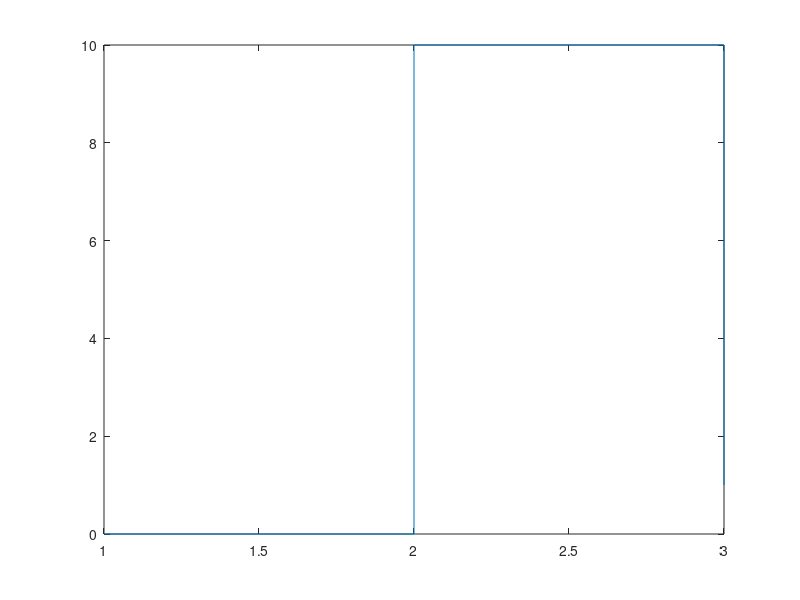

The MATLAB source for this figure: (Note: this script raises an error after producing the figure.)
%%
% Create a stairs
st1 = stairs([10 10 1])
%%
st2 = stairs([10 20 1]);
st3 = stairs([0 10 1]);
%%
% Create a node
% You can initializate memory with this class
ListOfStairs = [st1 st2 st3]
%%
% And you can draw
line(ListOfStairs,'Marker','s')
xlim([-5 15])
ylim([0 30])
